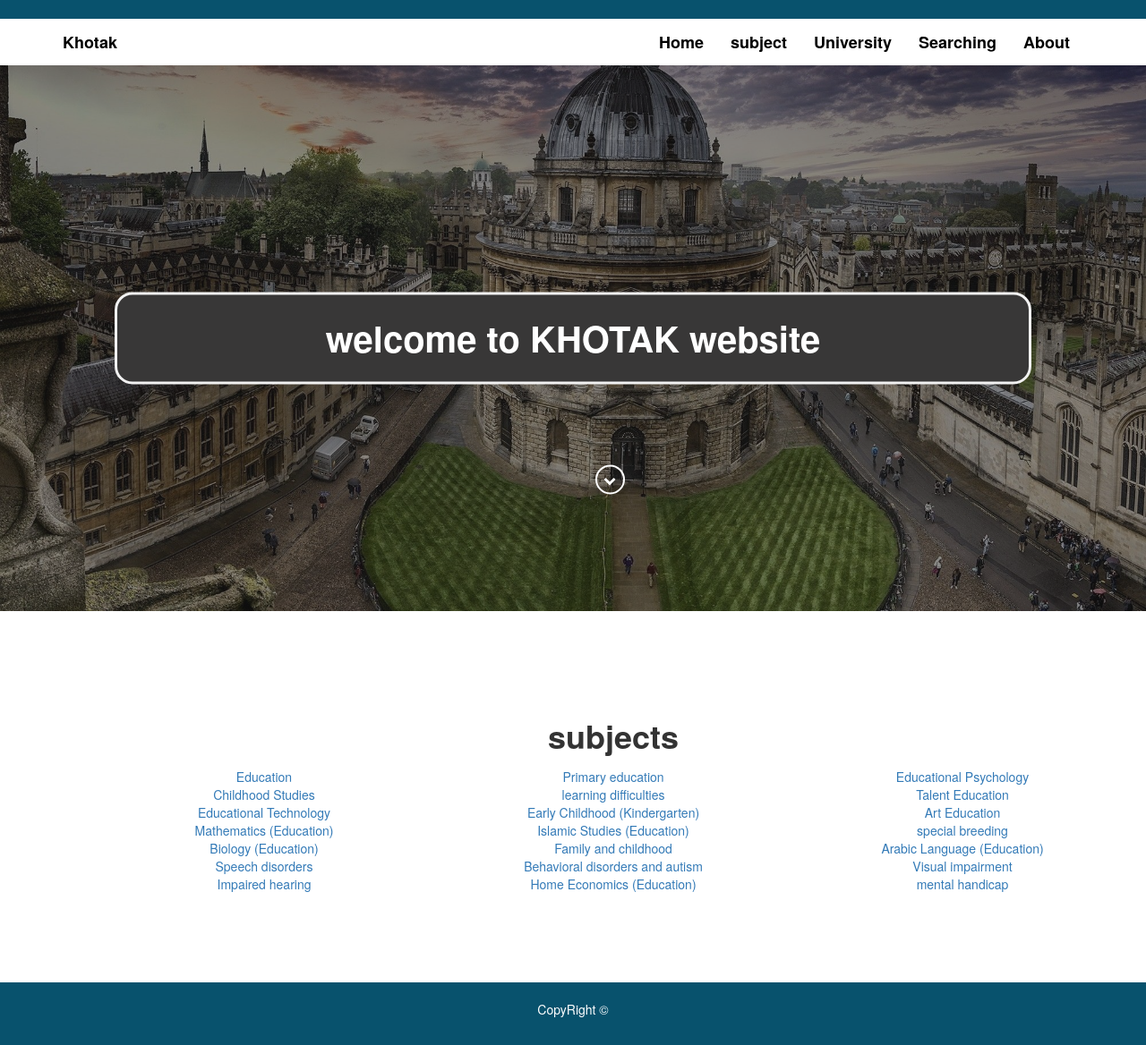
Page /subject.php?Id=3&subjectId=pageSub on the committed database.
### tables this page shows
CREATE TABLE `subject` (
  `subjectID` int(11) NOT NULL,
  `name` varchar(255) DEFAULT NULL,
  `discription` varchar(2300) DEFAULT NULL,
  `majorID` int(11) DEFAULT NULL
);

### subject.php (the view, shortened to what this page needs)
<?php
include('includes/header.php');
if(isset($_GET['subjectId'])){
    $sub=$_GET['subjectId'];
}else{
    $sub="major";
}
?>
    <div class="content-section">
        <div class="container">
      <div class="con">
    <div class="wel" id="well-s">
       welcome to KHOTAK website
    </div>
                                         <span class="arrow ">
                 <i class="fa fa-chevron-down hvr-icon-hang typed-cursor"></i>
                                 </span>
            </div>
       </div>
    </div>
<?php
if($sub=="major"){
?>
<div class="image-subject text-center">
      <div class="container">
          <h2>Major</h2>
           <div class="row">
             <?php
               global $con;
            $stmt=$con->prepare("select * FROM major ");
              $stmt->execute();
               $majors=$stmt->fetchAll();
                $counts3=$stmt->rowCount();
               foreach($majors as $maj){
                 ?>
                 <div class="col-md-4">
<a href="?Id=<?php echo $maj['majorID'] ?>&subjectId=pageSub">
                <?php echo $maj['name']; ?>
                </a>
                 </div>
                 <?php
               }
              ?>
           </div>
      </div>
</div>
<?php
}elseif($sub=="pageSub"){
        $id=$_GET['Id'];
 ?>
 <div class="image-subject text-center">
      <div class="container">
          <h2>subjects</h2>
           <div class="row">
             <?php
               global $con;
            $stmt=$con->prepare("select * FROM subject
            where majorid=?");
              $stmt->execute(array($id));
               $subjects=$stmt->fetchAll();
               foreach($subjects as $subj){
                 ?>
                 <div class="col-md-4">
<a href="?IdSub=<?php echo $subj['subjectID']; ?>&subjectId=pageSubs">
                <?php echo $subj['name']; ?>
                </a>
                 </div>
                 <?php
               }
              ?>
           </div>
      </div>
</div>
   <?php
}
?>
<?php
include('includes/footer.php');
?>

### css/fpsyle.css (style rules this page uses)
.content-section .arrow { position: absolute; bottom: -129px; left: 41px; width: 100%; padding: 3px 0; text-align: center; }
.content-section .arrow i { border: 2px solid #fff; border-radius: 50%; width: 33px; height: 33px; line-height: 33px; cursor: pointer; color: #fff; }
.hvr-icon-hang:before { right: 8px !important; }
.content-section .typed-cursor { opacity: 1; -webkit-animation: blink 0.7s infinite; -moz-animation: blink 0.7s infinite; animation: blink 0.7s infinite; }
.content-section { background: url("../img/d0e1cfbf0cc198003b47137679e72208.jpg")center center; -webkit-background-size: cover; -moz-background-size: cover; -o-background-size: cover; background-size: cover; min-height: 610px; position: relative; }
.con { background-color: rgb(56, 55, 55); color: white; font-weight: bold; border: 3px solid #f1f1f1; position: absolute; top: 50%; left: 50%; transform: translate(-50%, -50%); z-index: 2; width: 80%; padding: 20px; text-align: center; border-radius: 20px; }
.wel { font-size: 40px; }
.image-subject { padding: 100px; }
.image-subject h2 { font-size: 36px; font-weight: bold; margin-bottom: 15px; }

### rows in the picture
subject: name "Education"
subject: name "Primary education"
subject: name "Educational Psychology"
subject: name "Childhood Studies"
subject: name "learning difficulties"
subject: name "Talent Education"
subject: name "Educational Technology"
subject: name "Early Childhood (Kindergarten)"
subject: name "Art Education"
subject: name "Mathematics (Education)"
subject: name "Islamic Studies (Education)"
subject: name "special breeding"
subject: name "Biology (Education)"
subject: name "Family and childhood"
subject: name "Arabic Language (Education)"
subject: name "Speech disorders"
subject: name "Behavioral disorders and autism"
subject: name "Visual impairment"
subject: name "Impaired hearing"
subject: name "Home Economics (Education)"
subject: name "mental handicap"
